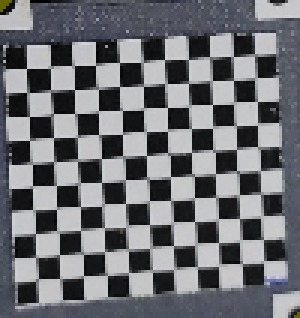
#> input picture cropped_images/crop1.png, 100 x 106 px (shown 3 times larger); its folder holds only this picture in this run
$ jupyter execute --allow-errors 'Camera calibration.ipynb'
#> lines starting #> are read from the running program, lines starting #| are printed output that depends on the picture; after the words box and inside, x2 and y2 are one past the last pixel; in counts of white or black regions, pixels touching at a corner belong together
#> further down, img is the input picture: shape (106, 100, 3); mean B, G, R 115.8, 111.1, 109.8
#> `hsv = cv2.cvtColor(img, cv2.COLOR_BGR2HSV)`: hsv: shape (106, 100, 3); mean H, S, V 111.1, 22.1, 115.9
#> `msk = cv2.inRange(hsv, lwr, upr)`:
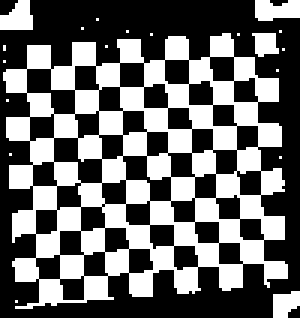
#> msk: shape (106, 100) (shown 3 times larger); 41% white; 20 white regions (15 under 20 px), largest, box (x1, y1, x2, y2) and area: (1, 11, 96, 103) 4050, (85, 0, 100, 7) 86, (0, 0, 11, 10) 82, (91, 97, 100, 106) 63, (84, 11, 93, 19) 54
#> `dlt = cv2.dilate(msk, krn, iterations=5)`: dlt: shape (106, 100); every value is 255
[cell 1]
import cv2
import numpy as np
import os
import glob

[cell 2]
ref_image = cv2.imread('./cb_grids/images/grids_5by4/02.jpg')
#> (the rest of this cell did not finish here and is left out)

[cell 3]
# [39 lines of commented-out code are left out]
imcount = 0
images = glob.glob('./cropped_images/*.png')
#> (the rest of this cell did not finish here and is left out)


$ run again, on cropped_images/crop14.png
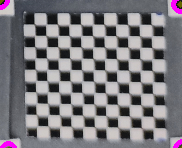
#> input picture cropped_images/crop14.png, 182 x 148 px
#> img is the input picture: shape (148, 182, 3); mean B, G, R 125.9, 120.8, 123.6
#> hsv: shape (148, 182, 3); mean H, S, V 97.1, 18.6, 127.5
#> `msk = cv2.inRange(hsv, lwr, upr)`:
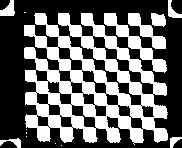
#> msk: shape (148, 182); 40.4% white; 14 white regions (6 under 20 px), largest, box (x1, y1, x2, y2) and area: (24, 13, 168, 145) 8981, (104, 13, 167, 73) 797, (128, 13, 166, 49) 484
#> dlt: shape (148, 182); every value is 255

$ run again, on cropped_images/crop15.png
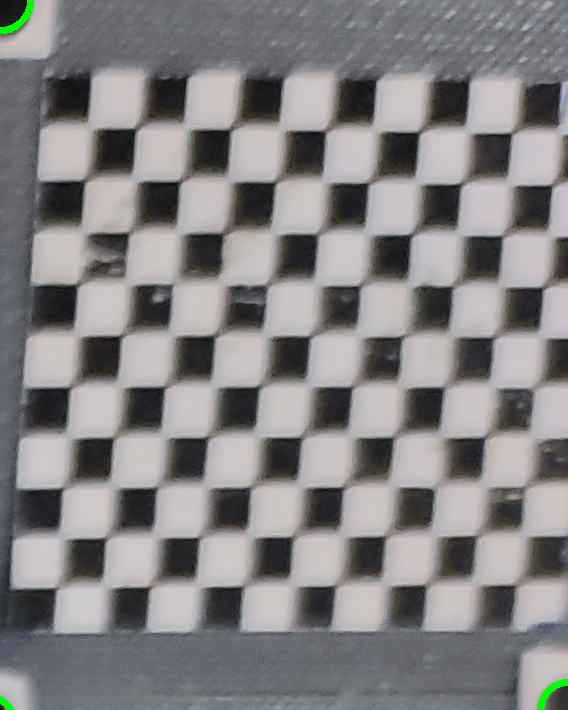
#> input picture cropped_images/crop15.png, 568 x 710 px
#> img is the input picture: shape (710, 568, 3); mean B, G, R 131.2, 130.1, 132.3
#> hsv: shape (710, 568, 3); mean H, S, V 90.3, 16.4, 135.3
#> `msk = cv2.inRange(hsv, lwr, upr)`:
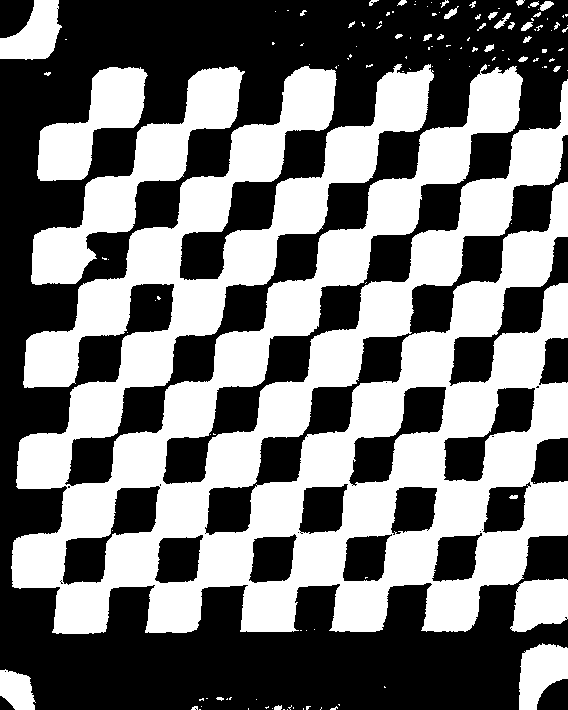
#> msk: shape (710, 568); 46.3% white; 132 white regions (97 under 20 px), largest, box (x1, y1, x2, y2) and area: (11, 64, 568, 634) 159182, (31, 66, 245, 285) 11806, (37, 67, 148, 181) 6031
#> dlt: shape (710, 568); every value is 255

$ run again, on cropped_images/crop10.png
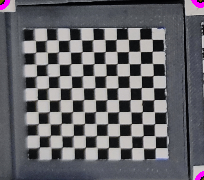
#> input picture cropped_images/crop10.png, 204 x 180 px
#> img is the input picture: shape (180, 204, 3); mean B, G, R 105, 100.3, 101.1
#> hsv: shape (180, 204, 3); mean H, S, V 90.7, 25.2, 106.4
#> `msk = cv2.inRange(hsv, lwr, upr)`:
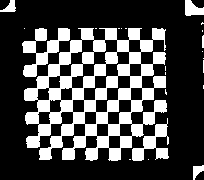
#> msk: shape (180, 204); 28.2% white; 23 white regions (16 under 20 px), largest, box (x1, y1, x2, y2) and area: (24, 28, 167, 161) 8320, (22, 28, 70, 77) 915, (132, 118, 169, 161) 621
#> dlt: shape (180, 204); every value is 255
